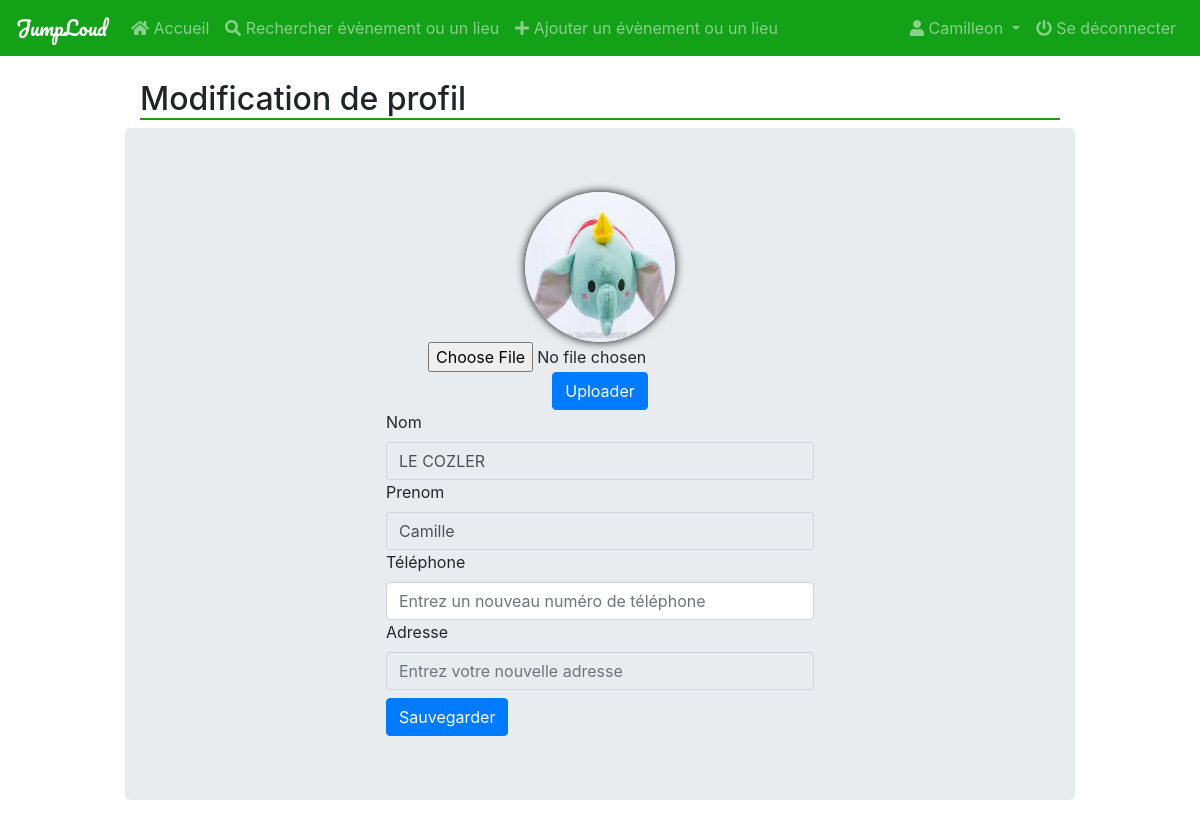
Screenshot of /Projet/modification_profil.php (signed in) with the database file from the repository.
### tables this page shows
CREATE TABLE IF NOT EXISTS `user` (
  `id` int(11) NOT NULL AUTO_INCREMENT,
  `gender` char(1) NOT NULL,
  `email` varchar(255) NOT NULL,
  `nom` varchar(50) NOT NULL,
  `prenom` varchar(50) NOT NULL,
  `password` varchar(255) NOT NULL,
  `date_naissance` date NOT NULL,
  `pseudo` varchar(50) NOT NULL,
  `role` char(1) NOT NULL DEFAULT '0',
  `dateInscription` timestamp NOT NULL DEFAULT CURRENT_TIMESTAMP,
  `lastUpdate` timestamp NULL DEFAULT NULL,
  `country` char(2) NOT NULL,
  `ville` varchar(100) NOT NULL,
  `score` int(11) NOT NULL DEFAULT '200',
  `validationKey` varchar(255) NOT NULL,
  PRIMARY KEY (`id`)
);

### Projet/functions.php (called while the page is built, shortened)
<?php
function connectDB(){
	try{
		$connection = new PDO(
					DBDRIVER.":host=".DBHOST.";dbname=".DBNAME,
					DBUSER,
					DBPWD, array(PDO::MYSQL_ATTR_INIT_COMMAND => 'SET NAMES utf8'));
	}catch(Exception $e){
		die( "Erreur SQL ".$e->getMessage() );
	}
	return $connection;
}
function createToken($id, $email){
	$sha1 = sha1($email."FDSQfdsq444FGSDQ".$id."fdsfqfsdq");
	return substr($sha1, 4, 10) ;
}
function isConnected(){
	if(isset($_SESSION["auth"]) && $_SESSION["auth"]==true){
		$connection = connectDB();
		$query = $connection->prepare("SELECT id FROM user WHERE email = :toto");
		$query->execute([
						"toto"=>$_SESSION["email"]
					]);
		$resultat = $query->fetch();
		if($_SESSION["token"] == createToken($resultat["id"], $_SESSION["email"]) ){
			return true;
		}else{
			return false;
		}
	}else{
		return false;
	}
}
function getPseudo($email){
	$connection = connectDB();
	$query = $connection->prepare("SELECT pseudo FROM user WHERE email = :toto");
	$query->execute([
					"toto"=>$email
				]);
	$resultat = $query->fetch();
	return $resultat['pseudo'];
}

### Projet/modification_profil.php (the view, shortened to what this page needs)
<?php
include "head.php";
include "functions.php";
include "navbar.php";
$bdd = connectDB();
$sql = $bdd->prepare("SELECT * FROM user WHERE email=:toto");
$sql->execute([
	"toto" => $_SESSION['email']
]);
$data = $sql->fetch();
?>
<body>
	<div class="container">
		<div class="row justify-content-center">
			<div class="col-lg-10">
				<h2 class="titleUnderlined">Modification de profil</h2>
			</div>
		</div>
		<div class="row justify-content-center">
			<div class="col-lg-10 jumbotron">
				<div class="row justify-content-center">
					<div class="col-lg-6">
						<center>
							<img class="avatar" width="150" height="150" src="images/profils/<?php echo $data['email']; ?>/photo.png ">
							<form method="post" action="upload_avatar.php" enctype="multipart/form-data">
								<input type="file" name="avatar">
								<button class="btn btn-primary btn-send" type="submit" value="Envoyer">Uploader</button>
							</form>
						</center>
						<form method="post" class="justify-content-center">
							<label class="control-label">Nom </label>
							<input class="form-control" type="text" name="new_name" value="<?php echo $data['nom'];?>" id="form_name" readonly>
							<label class="control-label">Prenom </label>
							<input class="form-control" type="text" name="new_surname" value="<?php echo $data['prenom'];?>" id="form_lastname" readonly>
							<label class="control-label">Téléphone</label>
							<input class="form-control" type="number" name="new_phone" placeholder="Entrez un nouveau numéro de téléphone" id="form_phone">
							<label class="control-label">Adresse</label>
							<input class="form-control mb-2" type="text" name="new_adress" value="<?php echo $data['ville'];?>"placeholder="Entrez votre nouvelle adresse" id="form_adress" readonly>
							<input type="submit" value="Sauvegarder" class="btn btn-primary">
						</form>
					</div>
				</div>
			</div>
		</div>
	</div>
</body>
</html>

### Projet/navbar.php (shortened to what this page needs)
<nav class="navbar navbar-expand-lg fixed-top navbar-dark" style="background-color: #12a117">
  <a class="navbar-brand pacifico" href="/Projet/index.php">JumpLoud</a>
  <?php
  if (isConnected()) {
	?>
	<div class="collapse navbar-collapse" id="navbarSupportedContent">
	  <ul class="navbar-nav mr-auto">
		<li class="nav-item">
		  <a class="nav-link" href="/Projet/index.php"><i class="fas fa-home"></i> Accueil <span class="sr-only">(current)</span></a>
		</li>
		<li class="nav-item">
		  <a class="nav-link" href="searchobject.php"><i class="fas fa-search"></i> Rechercher évènement ou un lieu</a>
		</li>
		<li class="nav-item">
		  <a class="nav-link" href="addobject.php"><i class="fas fa-plus"></i> Ajouter un évènement ou un lieu</a>
		</li>
	  </ul>
	  <div class="my-2 my-lg-0">
		<ul class="navbar-nav mr-auto">
		  <li class="nav-item dropdown">
			<a class="nav-link dropdown-toggle" href="#" id="navbarDropdown" role="button" data-toggle="dropdown" aria-haspopup="true" aria-expanded="false">
			  <i class="fas fa-user"></i> <?php echo getPseudo($_SESSION['email']); ?>
			</a>
		  </li>
		  <li class="nav-item">
			<a class="nav-link" href="/Projet/logout.php"><i class="fas fa-power-off"></i> Se déconnecter</a>
		  </li>
		</ul>
	  </div>
	</div>
	<?php
   }
  ?>
</nav>

### Projet/css/custom.css (style rules this page uses)
.navbar { background-color: #12a117; }
.titleUnderlined { margin-top: 10vh; border-bottom: 2px solid #12A117; }
.pacifico { font-family: 'Pacifico', sans-serif; }
.avatar { border-radius: 100%; box-shadow: 0px 0px 10px black; }

### rows the page displays
user: pseudo "Camilleon", email (picture), new_name "LE COZLER", new_surname "Camille"
